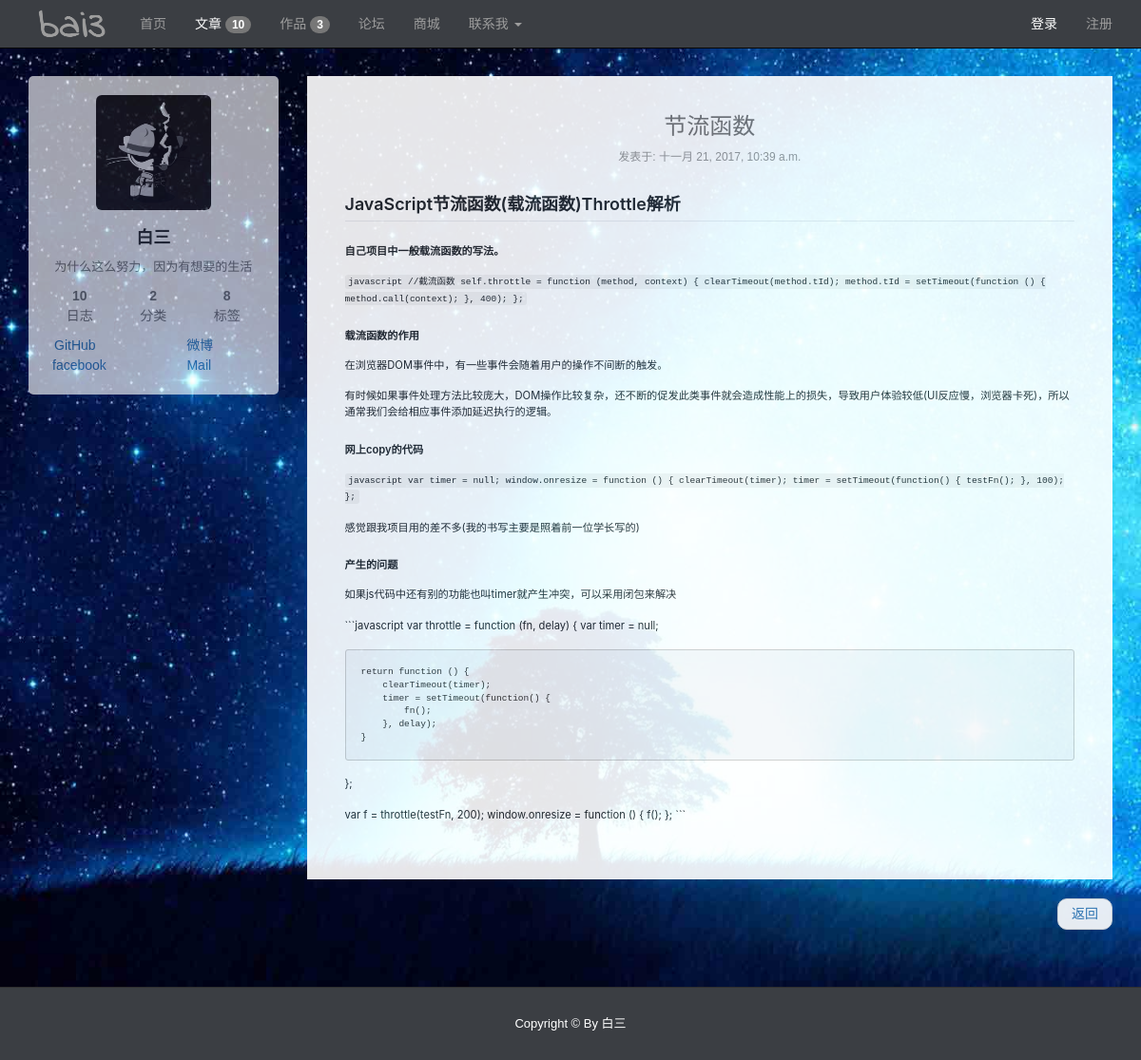
Screenshot of /article/15 with the database file from the repository.
### index/models.py (models this page shows, shortened)
class Article(models.Model):
    title = models.CharField(max_length=100, verbose_name="文章标题")
    type = models.CharField(max_length=20, default='note', verbose_name="文章类别")
    tag = models.CharField(max_length=100, verbose_name="文章标签")
    pub_time = models.DateTimeField(default=timezone.now, verbose_name="文章创建时间")
    body = models.TextField(verbose_name="文章内容")
    class Meta:
        ordering = ('-pub_time',)

### index/views.py (the view)
# urls.py: url(r'^article/(\w+)$', article),
def article(request, id):
    light = 2
    total = common()
    tempalte = get_template('index/article.html')
    detail = Article.objects.get(id=id)
    detail.body = markdown(detail.body)
    html = tempalte.render(locals())
    return HttpResponse(html)

### index/views.py (called while the page is built)
def common():
    work_total = Work.objects.count()
    amount = Article.objects.count()
    tag_amount = Article.objects.values('tag').distinct().count()
    type_amount = Article.objects.values('type').distinct().count()
    return work_total, amount, tag_amount, type_amount

### index/templates/index/article.html (shortened to what this page needs)
{% extends 'index/base.html' %}
{% block css %}
    <link rel="stylesheet" href="/static/css/common/markdown.css">
{% endblock %}
{%  block content %}
    {% block aside %}{% include 'index/aside.html' %}{% endblock %}
    {% block main %}
        <main  class="col-md-9" >
            <article>
                <header style="margin-bottom: 30px">
                    <h3 class="text-center">
                        <a href="/article/id/{{ detail.id }}" class="text-muted">
                            {{ detail.title }}
                        </a>
                    </h3>
                    <div class="text-center" style="color: #999;font-family: 'PingFang SC', 'Microsoft YaHei', sans-serif;font-size: 12px;">
                        发表于: {{ detail.pub_time }}
                    </div>
                </header>
                <div class="body markdown-body" style="min-height: 15rem">
                    {{ detail.body | safe }}
                </div>
            </article>
            <nav>
                <ul class="pager">
                    <li class="next"><a href="javascript: history.back()">返回</a></li>
                </ul>
            </nav>
        </main>
    {% endblock %}
{% endblock %}

### static/css/index/index.css (style rules this page uses)
body { font: 14px/1.5 "PingFang SC", "Microsoft YaHei", sans-serif; background-color: #ebebeb; background: url('../../img/common/bak2.jpg') no-repeat ; background-size: 100% 100%; background-attachment: fixed; }
article { background: #fff; padding: 20px 10px; margin-bottom: 10px; }
article .body { padding: 0 3rem; margin-bottom: 40px; font-size: 0.8em; }
.markdown-body { font-size: 1em; }

### static/css/common/markdown.css (style rules this page uses)
.markdown-body { -ms-text-size-adjust: 100%; -webkit-text-size-adjust: 100%; line-height: 1.5; color: #24292e; font-family: -apple-system, BlinkMacSystemFont, "Segoe UI", Helvetica, Arial, sans-serif, "Apple Color Emoji", "Segoe UI Emoji", "Segoe UI Symbol"; font-size: 16px; line-height: 1.5; word-wrap: break-word; }
.markdown-body h1 { font-size: 2em; margin: 0.67em 0; }
.markdown-body code, .markdown-body kbd, .markdown-body pre { font-family: monospace, monospace; font-size: 1em; }
.markdown-body * { box-sizing: border-box; }
.markdown-body h1, .markdown-body h2, .markdown-body h3, .markdown-body h4, .markdown-body h5, .markdown-body h6 { margin-top: 0; margin-bottom: 0; }
.markdown-body h1 { font-size: 24px; font-weight: 600; }
.markdown-body h4 { font-size: 14px; font-weight: 600; }
.markdown-body p { margin-top: 0; margin-bottom: 10px; }
.markdown-body code { font-family: "SFMono-Regular", Consolas, "Liberation Mono", Menlo, Courier, monospace; font-size: 12px; }
.markdown-body pre { margin-top: 0; margin-bottom: 0; font-family: "SFMono-Regular", Consolas, "Liberation Mono", Menlo, Courier, monospace; font-size: 12px; }
.markdown-body::before { display: table; content: ""; }
.markdown-body::after { display: table; clear: both; content: ""; }
.markdown-body>*:first-child { margin-top: 0 !important; }
.markdown-body>*:last-child { margin-bottom: 0 !important; }
.markdown-body p, .markdown-body blockquote, .markdown-body ul, .markdown-body ol, .markdown-body dl, .markdown-body table, .markdown-body pre { margin-top: 0; margin-bottom: 16px; }
.markdown-body h1, .markdown-body h2, .markdown-body h3, .markdown-body h4, .markdown-body h5, .markdown-body h6 { margin-top: 24px; margin-bottom: 16px; font-weight: 600; line-height: 1.25; }
.markdown-body h1 { padding-bottom: 0.3em; font-size: 1.6em; border-bottom: 1px solid #eaecef; }
.markdown-body h4 { font-size: 1em; }
.markdown-body code { padding: 0; padding-top: 0.2em; padding-bottom: 0.2em; margin: 0; font-size: 85%; background-color: rgba(27,31,35,0.05); border-radius: 3px; }
.markdown-body code::before, .markdown-body code::after { letter-spacing: -0.2em; content: "\00a0"; }
.markdown-body pre { word-wrap: normal; }
.markdown-body pre>code { padding: 0; margin: 0; font-size: 100%; word-break: normal; white-space: pre; background: transparent; border: 0; }
.markdown-body .highlight pre, .markdown-body pre { padding: 16px; overflow: auto; font-size: 85%; line-height: 1.45; background-color: #f6f8fa; border-radius: 3px; }
.markdown-body pre code { display: inline; max-width: auto; padding: 0; margin: 0; overflow: visible; line-height: inherit; word-wrap: normal; background-color: transparent; border: 0; }
.markdown-body pre code::before, .markdown-body pre code::after { content: normal; }

### rows the page displays
Article: title "节流函数", pub_time "十一月 21, 2017, 10:39 a.m.", body "JavaScript节流函数(载流函数)Throttle解析 自己项目中一般载流函数的写法。 javascript //截流函数 self.throttle = function (method, context) { clearTimeout(method.tId); method.tId = setTimeout(function () { method.call(context); }, 400); }; 载流函数的作用 在浏览器DOM事件中，有一些事件会随着用户的操作不间断的触发。 有时候如果事件处理方法比较庞大，DOM操作比较复杂，还不断的促发此类事件就会造成性能上的损失，导致用户体验较低(UI反应慢，浏览器卡死)，所以通常我们会给相应事件添加延迟执行的逻辑。 网上copy的代码 javascript var timer = null; window.onresize = function () { clearTimeout(timer); timer = setTimeout(function() { testFn(); }, 100); }; 感觉跟我项目用的差不多(我的书写主要是照着前一位学长写的) 产生的问题 如果js代码中还有别的功能也叫timer就产生冲突，可以采用闭包来解决 ```javascript var throttle = function (fn, delay) { var timer = null; return function () { clearTimeout(timer); timer = setTimeout(function()…"

### other values shown
{{ total.1 }} "10"
{{ total.0 }} "3"
{{ total.3 }} "2"
{{ total.2 }} "8"
